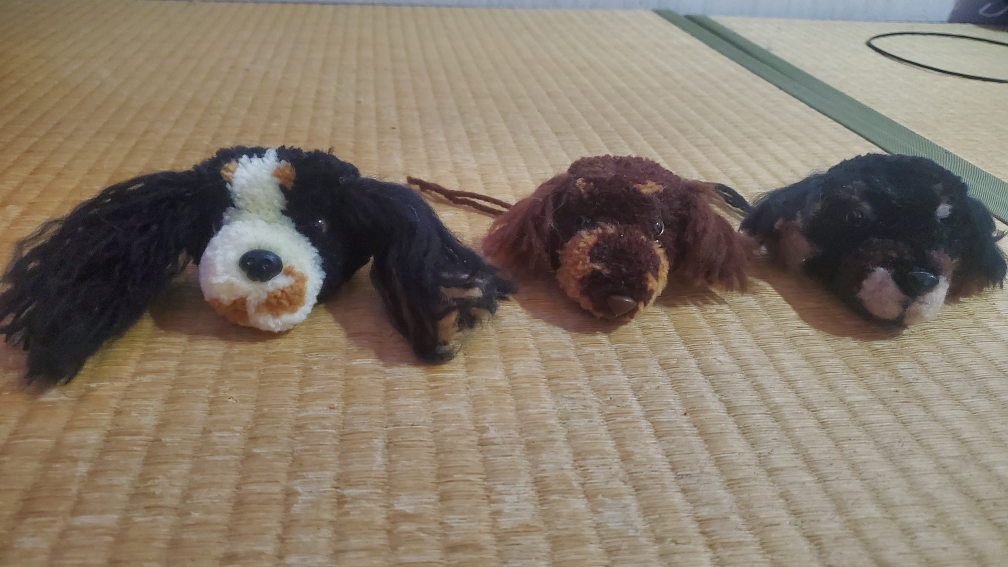
#> input picture imagemake/other/20221229_091052.jpg, 4032 x 2268 px (shown at 1/4 size); its folder holds 4 pictures in this run
$ python image.py
#> lines starting #> are read from the running program, lines starting #| are printed output that depends on the picture
import os
from PIL import Image, ImageOps
from pillow_heif import register_heif_opener
register_heif_opener()
#> (this line was passed over: pillow_heif is not available in this run)

# --- 設定 ---
SOURCE_DIR = "./other"
TARGET_DIR = "../public/other"
TARGET_WIDTH = int(480/2)   # 最終的なターゲット幅
TARGET_HEIGHT = int(270/2)  # 最終的なターゲット高さ
SUPPORTED_EXTENSIONS = ['.jpg', '.jpeg', '.jfif', '.png',".HEIC",".heic"]
# ------------

def resize_and_crop(img, target_width, target_height):
    """
    画像をターゲットサイズに合わせるようにリサイズし、中央をクリッピングする。
    """
    # ターゲットのアスペクト比
    target_ratio = target_width / target_height
    # 元の画像のアスペクト比
    img_ratio = img.width / img.height

    # リサイズ後のサイズを計算するための変数
    new_width = target_width
    new_height = target_height

    # 1. ターゲットサイズを隙間なく埋めるようにリサイズする
    if img_ratio > target_ratio:
        # 元画像がターゲットより横長の場合: 高さをターゲットに合わせる
        new_height = target_height
        new_width = int(new_height * img_ratio)
    else:
        # 元画像がターゲットより縦長の場合: 幅をターゲットに合わせる
        new_width = target_width
        new_height = int(new_width / img_ratio)

    # 2. 高品質なリサイズを実行 (LANCZOSフィルタを使用)
    resized_img = img.resize((new_width, new_height), Image.Resampling.LANCZOS)

    # 3. 中央をクリッピング（切り取り）
    # 左上隅の座標を計算
    left = (new_width - target_width) / 2
    top = (new_height - target_height) / 2
    # 右下隅の座標を計算
    right = (new_width + target_width) / 2
    bottom = (new_height + target_height) / 2

    # 計算した座標で画像を切り取る
    cropped_img = resized_img.crop((left, top, right, bottom))

    return cropped_img

def convert_images_to_webp_with_crop():
    """メイン処理を実行する関数"""
    print(f"--- 画像変換処理を開始します (ターゲット: {TARGET_WIDTH}x{TARGET_HEIGHT}) ---")

    if not os.path.exists(TARGET_DIR):
        os.makedirs(TARGET_DIR)

    processed_count = 0

    for i,filename in enumerate(os.listdir(SOURCE_DIR)):
        file_path = os.path.join(SOURCE_DIR, filename)
        file_name_without_ext, file_ext = os.path.splitext(filename)
        file_ext = file_ext.lower()

        if file_ext in SUPPORTED_EXTENSIONS and os.path.isfile(file_path):
            try:
                img = Image.open(file_path)
#> img is the input picture: PIL image 4032x2268 RGB; mean R, G, B 133, 121, 106.2
                img = ImageOps.exif_transpose(img)

                # 縦横比を保ち、クリッピングを行うリサイズ処理
                final_img = resize_and_crop(img, TARGET_WIDTH, TARGET_HEIGHT)
#> in resize_and_crop, `resized_img = img.resize((new_width, new_height), Image.Resampling.LAN..`:
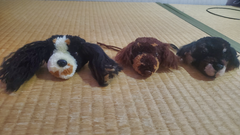
#> resized_img: PIL image 240x135 RGB; mean R, G, B 133, 121, 106.2

                # WebPとして保存
                output_filename = f"{i}.webp"
                output_path = os.path.join(TARGET_DIR, output_filename)

                final_img.save(output_path, 'webp', quality=30)

                print(f"✅ 変換成功: {filename} -> {output_filename}")
                processed_count += 1

            except Exception as e:
                print(f"❌ 変換失敗: {filename} - エラー: {e}")
#> pass 2 of the loop in convert_images_to_webp_with_crop, `for i,filename in enumerate(os.listdir(SOURCE_DIR)):`:
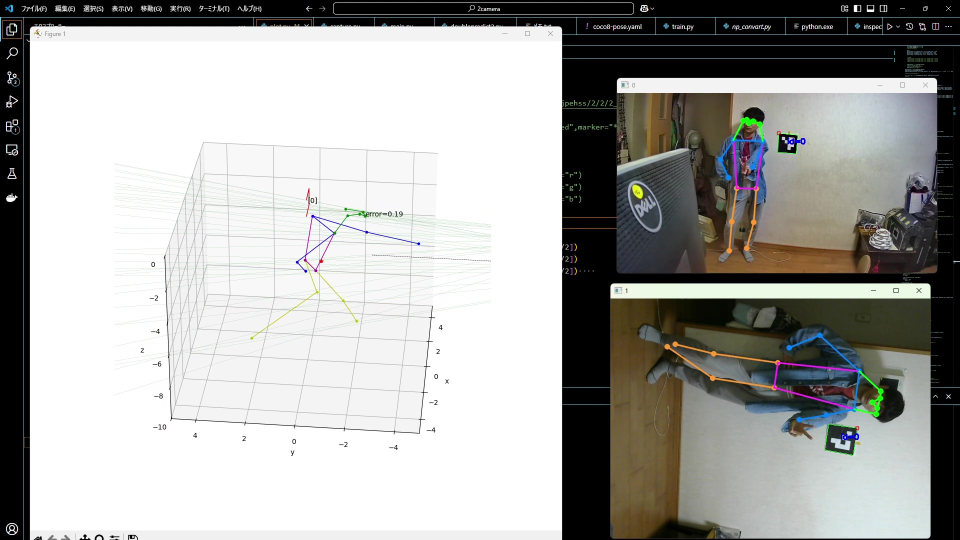
#> input picture imagemake/other/2025-01-08 16-25-34 - frame at 2m34s.jpg, 1920 x 1080 px (shown at 1/2 size)
#> in convert_images_to_webp_with_crop, img is the input picture: PIL image 1920x1080 RGB; mean R, G, B 168.1, 168.1, 165.5
#> in resize_and_crop (call 2), `resized_img = img.resize((new_width, new_height), Image.Resampling.LAN..`:
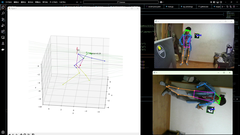
#> resized_img: PIL image 240x135 RGB; mean R, G, B 168.2, 168.3, 165.6
#> pass 3 of the loop in convert_images_to_webp_with_crop, `for i,filename in enumerate(os.listdir(SOURCE_DIR)):`:
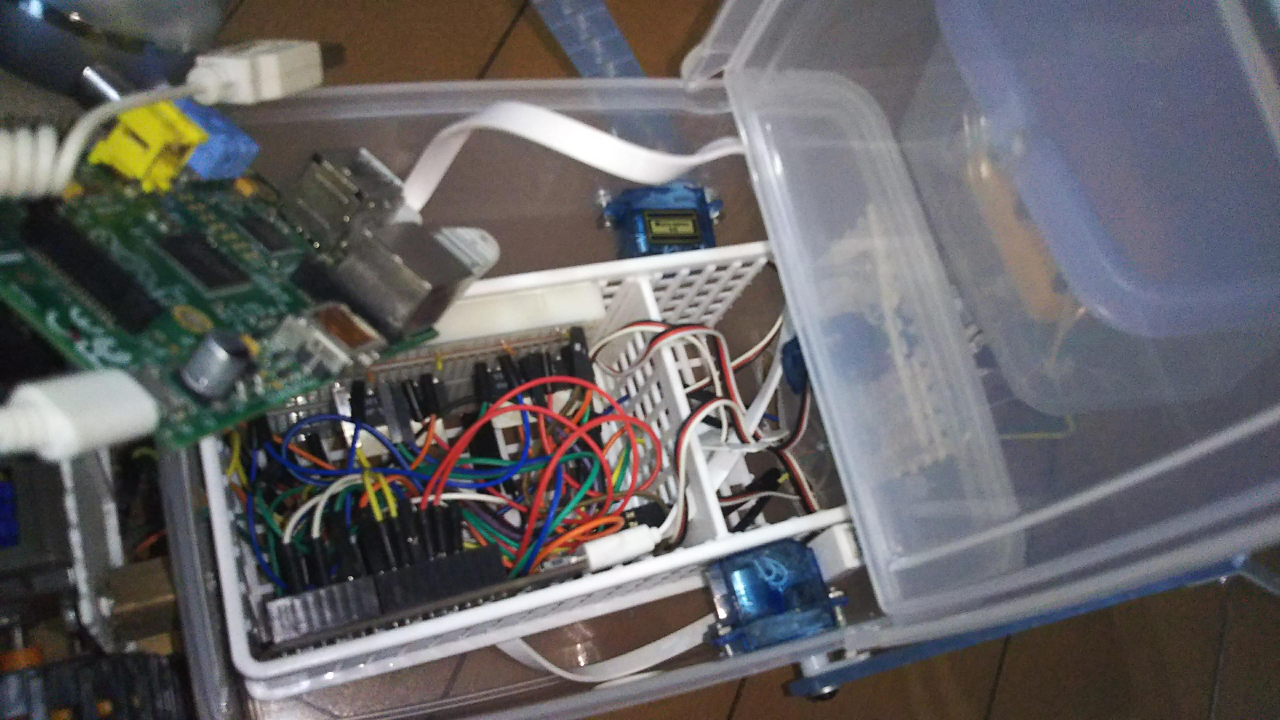
#> input picture imagemake/other/DSC_0042.JPG, 3840 x 2160 px (shown at 1/3 size)
#> in convert_images_to_webp_with_crop, img is the input picture: PIL image 3840x2160 RGB; mean R, G, B 101.5, 100.1, 102.3
#> in resize_and_crop (call 3), `resized_img = img.resize((new_width, new_height), Image.Resampling.LAN..`:
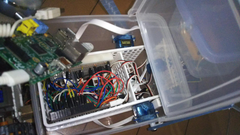
#> resized_img: PIL image 240x135 RGB; mean R, G, B 101.5, 100.1, 102.3
#> the loop made 4 passes; the first 3 are shown

    print(f"--- 処理が完了しました。変換されたファイル数: {processed_count} ---")


if __name__ == "__main__":
    convert_images_to_webp_with_crop()
